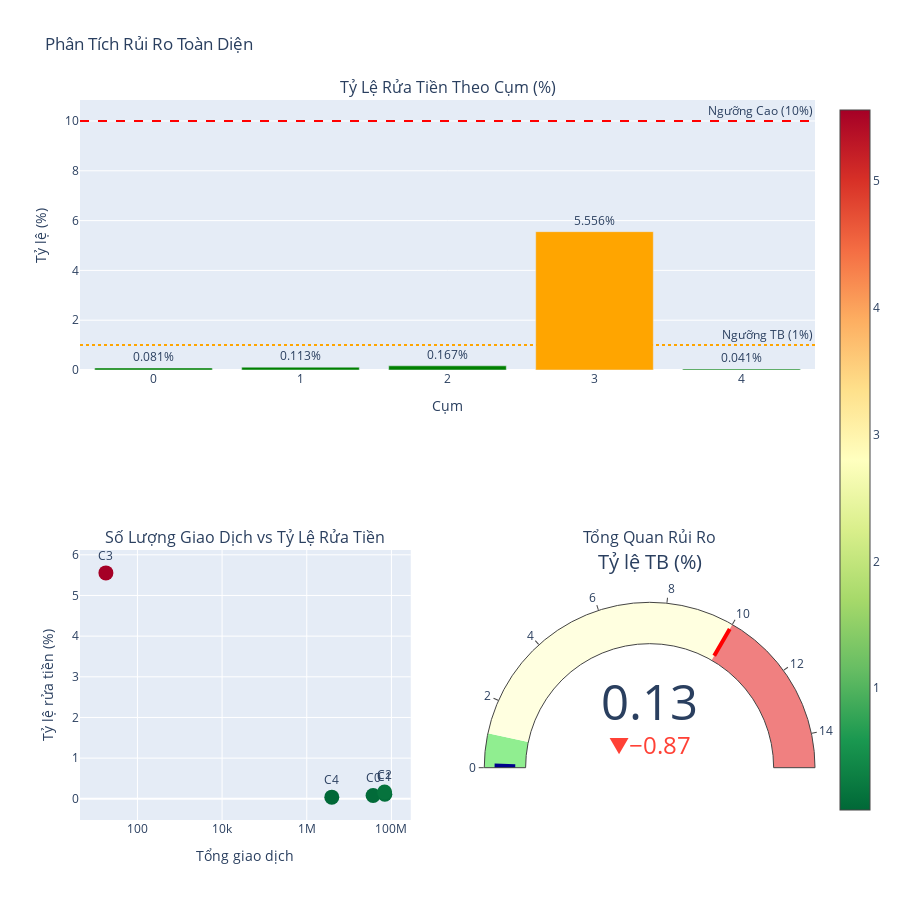

Notebook code for this chart:
### Markdown cell above
<a id="10"></a>
## 10. ⚠️ Tỷ Lệ Rủi Ro Chi Tiết

### Code cell
# Biểu đồ tỷ lệ rửa tiền với nhiều góc nhìn
launder_df = laundering_stats.to_pandas()

fig = make_subplots(
    rows=2, cols=2,
    specs=[[{"type": "bar", "colspan": 2}, None],
           [{"type": "scatter"}, {"type": "indicator"}]],
    subplot_titles=(
        'Tỷ Lệ Rửa Tiền Theo Cụm (%)',
        'Số Lượng Giao Dịch vs Tỷ Lệ Rửa Tiền',
        'Tổng Quan Rủi Ro'
    )
)

# Bar chart với màu sắc theo mức độ nguy hiểm
colors = ['green' if r < 1 else 'orange' if r < 10 else 'red' 
          for r in launder_df['laundering_rate']]

fig.add_trace(
    go.Bar(
        x=launder_df['cluster'],
        y=launder_df['laundering_rate'],
        text=launder_df['laundering_rate'].apply(lambda x: f"{x:.3f}%"),
        textposition='outside',
        marker_color=colors,
        name='Tỷ lệ'
    ),
    row=1, col=1
)

# Thêm ngưỡng
fig.add_hline(y=10, line_dash="dash", line_color="red", 
              annotation_text="Ngưỡng Cao (10%)", row=1, col=1)
fig.add_hline(y=1, line_dash="dot", line_color="orange",
              annotation_text="Ngưỡng TB (1%)", row=1, col=1)

# Scatter: Total vs Rate
fig.add_trace(
    go.Scatter(
        x=launder_df['total'],
        y=launder_df['laundering_rate'],
        mode='markers+text',
        text=[f'C{i}' for i in launder_df['cluster']],
        textposition='top center',
        marker=dict(size=15, color=launder_df['laundering_rate'], 
                   colorscale='RdYlGn_r', showscale=True),
        name='Cụm'
    ),
    row=2, col=1
)

# Indicator: Overall risk
high_risk_count = len(launder_df[launder_df['laundering_rate'] >= 10])
overall_rate = launder_df['laundering_count'].sum() / launder_df['total'].sum() * 100

fig.add_trace(
    go.Indicator(
        mode="gauge+number+delta",
        value=overall_rate,
        title={'text': "Tỷ lệ TB (%)"},
        delta={'reference': 1.0},
        gauge={
            'axis': {'range': [0, 15]},
            'bar': {'color': "darkblue"},
            'steps': [
                {'range': [0, 1], 'color': "lightgreen"},
                {'range': [1, 10], 'color': "lightyellow"},
                {'range': [10, 15], 'color': "lightcoral"}],
            'threshold': {
                'line': {'color': "red", 'width': 4},
                'thickness': 0.75,
                'value': 10}
        }
    ),
    row=2, col=2
)

fig.update_xaxes(title_text="Cụm", row=1, col=1)
fig.update_yaxes(title_text="Tỷ lệ (%)", row=1, col=1)
fig.update_xaxes(title_text="Tổng giao dịch", type="log", row=2, col=1)
fig.update_yaxes(title_text="Tỷ lệ rửa tiền (%)", row=2, col=1)

fig.update_layout(height=900, showlegend=False, title_text="Phân Tích Rủi Ro Toàn Diện")
fig.show()

### Figure 1 — Plotly figure (JSON) as saved in the notebook; plotly's stock layout.template omitted (floating-point values rounded to 4 significant figures)
{"data": [{"marker": {"color": ["green", "green", "green", "orange", "green"]}, "name": "Tỷ lệ", "text": ["0.081%", "0.113%", "0.167%", "5.556%", "0.041%"], "textposition": "outside", "type": "bar", "x": [0, 1, 2, 3, 4], "xaxis": "x", "y": [0.08103, 0.1129, 0.1669, 5.556, 0.04118], "yaxis": "y"}, {"marker": {"color": [0.08103, 0.1129, 0.1669, 5.556, 0.04118], "colorscale": [[0, "rgb(0,104,55)"], [0.1, "rgb(26,152,80)"], [0.2, "rgb(102,189,99)"], [0.3, "rgb(166,217,106)"], [0.4, "rgb(217,239,139)"], [0.5, "rgb(255,255,191)"], [0.6, "rgb(254,224,139)"], [0.7, "rgb(253,174,97)"], [0.8, "rgb(244,109,67)"], [0.9, "rgb(215,48,39)"], [1, "rgb(165,0,38)"]], "showscale": true, "size": 15}, "mode": "markers+text", "name": "Cụm", "text": ["C0", "C1", "C2", "C3", "C4"], "textposition": "top center", "type": "scatter", "x": [36926395, 69939082, 68931713, 18, 3905021], "xaxis": "x2", "y": [0.08103, 0.1129, 0.1669, 5.556, 0.04118], "yaxis": "y2"}, {"delta": {"reference": 1}, "domain": {"x": [0.55, 1], "y": [0, 0.375]}, "gauge": {"axis": {"range": [0, 15]}, "bar": {"color": "darkblue"}, "steps": [{"color": "lightgreen", "range": [0, 1]}, {"color": "lightyellow", "range": [1, 10]}, {"color": "lightcoral", "range": [10, 15]}], "threshold": {"line": {"color": "red", "width": 4}, "thickness": 0.75, "value": 10}}, "mode": "gauge+number+delta", "title": {"text": "Tỷ lệ TB (%)"}, "type": "indicator", "value": 0.1255}], "layout": {"annotations": [{"font": {"size": 16}, "showarrow": false, "text": "Tỷ Lệ Rửa Tiền Theo Cụm (%)", "x": 0.5, "xanchor": "center", "xref": "paper", "y": 1, "yanchor": "bottom", "yref": "paper"}, {"font": {"size": 16}, "showarrow": false, "text": "Số Lượng Giao Dịch vs Tỷ Lệ Rửa Tiền", "x": 0.225, "xanchor": "center", "xref": "paper", "y": 0.375, "yanchor": "bottom", "yref": "paper"}, {"font": {"size": 16}, "showarrow": false, "text": "Tổng Quan Rủi Ro", "x": 0.775, "xanchor": "center", "xref": "paper", "y": 0.375, "yanchor": "bottom", "yref": "paper"}, {"showarrow": false, "text": "Ngưỡng Cao (10%)", "x": 1, "xanchor": "right", "xref": "x domain", "y": 10, "yanchor": "bottom", "yref": "y"}, {"showarrow": false, "text": "Ngưỡng TB (1%)", "x": 1, "xanchor": "right", "xref": "x domain", "y": 1, "yanchor": "bottom", "yref": "y"}], "height": 900, "shapes": [{"line": {"color": "red", "dash": "dash"}, "type": "line", "x0": 0, "x1": 1, "xref": "x domain", "y0": 10, "y1": 10, "yref": "y"}, {"line": {"color": "orange", "dash": "dot"}, "type": "line", "x0": 0, "x1": 1, "xref": "x domain", "y0": 1, "y1": 1, "yref": "y"}], "showlegend": false, "title": {"text": "Phân Tích Rủi Ro Toàn Diện"}, "xaxis": {"anchor": "y", "domain": [0, 1], "title": {"text": "Cụm"}}, "xaxis2": {"anchor": "y2", "domain": [0, 0.45], "title": {"text": "Tổng giao dịch"}, "type": "log"}, "yaxis": {"anchor": "x", "domain": [0.625, 1], "title": {"text": "Tỷ lệ (%)"}}, "yaxis2": {"anchor": "x2", "domain": [0, 0.375], "title": {"text": "Tỷ lệ rửa tiền (%)"}}}}
